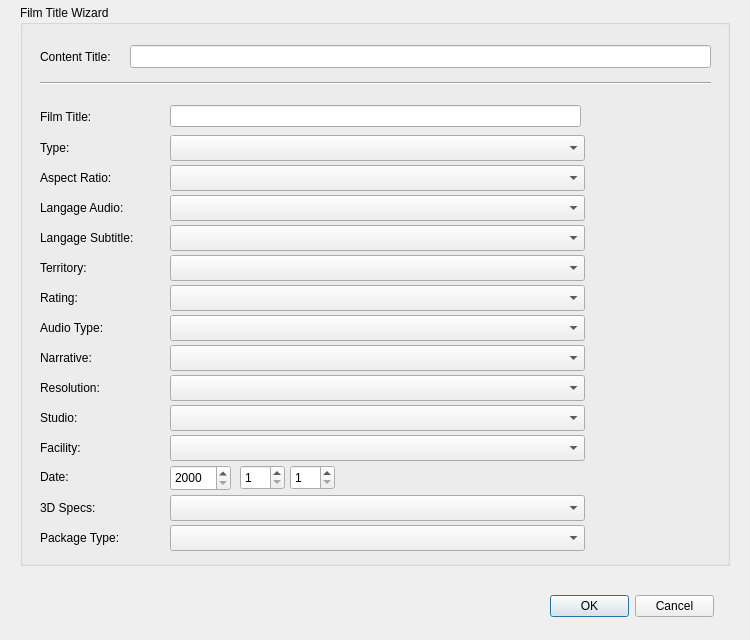
<?xml version="1.0" encoding="UTF-8"?>
<ui version="4.0">
 <class>GenerateTitle</class>
 <widget class="QDialog" name="GenerateTitle">
  <property name="geometry">
   <rect>
    <x>0</x>
    <y>0</y>
    <width>750</width>
    <height>640</height>
   </rect>
  </property>
  <property name="windowTitle">
   <string>Dialog</string>
  </property>
  <widget class="QGroupBox" name="groupBox">
   <property name="geometry">
    <rect>
     <x>20</x>
     <y>5</y>
     <width>710</width>
     <height>561</height>
    </rect>
   </property>
   <property name="title">
    <string>Film Title Wizard</string>
   </property>
   <widget class="QLabel" name="contentLabel">
    <property name="geometry">
     <rect>
      <x>20</x>
      <y>40</y>
      <width>91</width>
      <height>23</height>
     </rect>
    </property>
    <property name="text">
     <string>Content Title:</string>
    </property>
   </widget>
   <widget class="QLineEdit" name="contentEdit">
    <property name="geometry">
     <rect>
      <x>110</x>
      <y>40</y>
      <width>581</width>
      <height>23</height>
     </rect>
    </property>
    <property name="font">
     <font>
      <family>Courier</family>
     </font>
    </property>
    <property name="text">
     <string/>
    </property>
    <property name="maxLength">
     <number>80</number>
    </property>
    <property name="readOnly">
     <bool>true</bool>
    </property>
   </widget>
   <widget class="QLabel" name="aspectLabel">
    <property name="geometry">
     <rect>
      <x>20</x>
      <y>160</y>
      <width>91</width>
      <height>26</height>
     </rect>
    </property>
    <property name="text">
     <string>Aspect Ratio:</string>
    </property>
   </widget>
   <widget class="QComboBox" name="aspectComboBox">
    <property name="geometry">
     <rect>
      <x>150</x>
      <y>160</y>
      <width>415</width>
      <height>26</height>
     </rect>
    </property>
    <property name="font">
     <font>
      <family>Courier</family>
     </font>
    </property>
    <item>
     <property name="text">
      <string/>
     </property>
    </item>
   </widget>
   <widget class="QLabel" name="filmLabel">
    <property name="geometry">
     <rect>
      <x>20</x>
      <y>100</y>
      <width>62</width>
      <height>23</height>
     </rect>
    </property>
    <property name="text">
     <string>Film Title:</string>
    </property>
   </widget>
   <widget class="QLabel" name="ratingLabel">
    <property name="geometry">
     <rect>
      <x>20</x>
      <y>280</y>
      <width>62</width>
      <height>26</height>
     </rect>
    </property>
    <property name="text">
     <string>Rating:</string>
    </property>
   </widget>
   <widget class="QComboBox" name="ratingComboBox">
    <property name="geometry">
     <rect>
      <x>150</x>
      <y>280</y>
      <width>415</width>
      <height>26</height>
     </rect>
    </property>
    <property name="font">
     <font>
      <family>Courier</family>
     </font>
    </property>
    <property name="acceptDrops">
     <bool>false</bool>
    </property>
    <property name="maxVisibleItems">
     <number>10</number>
    </property>
    <property name="sizeAdjustPolicy">
     <enum>QComboBox::AdjustToContentsOnFirstShow</enum>
    </property>
    <property name="frame">
     <bool>true</bool>
    </property>
    <item>
     <property name="text">
      <string/>
     </property>
    </item>
   </widget>
   <widget class="QLabel" name="resolutionLabel">
    <property name="geometry">
     <rect>
      <x>20</x>
      <y>370</y>
      <width>81</width>
      <height>26</height>
     </rect>
    </property>
    <property name="text">
     <string>Resolution:</string>
    </property>
   </widget>
   <widget class="QComboBox" name="resolutionComboBox">
    <property name="geometry">
     <rect>
      <x>150</x>
      <y>370</y>
      <width>415</width>
      <height>26</height>
     </rect>
    </property>
    <property name="font">
     <font>
      <family>Courier</family>
     </font>
    </property>
    <item>
     <property name="text">
      <string/>
     </property>
    </item>
   </widget>
   <widget class="QLabel" name="steroscopicLabel">
    <property name="geometry">
     <rect>
      <x>20</x>
      <y>490</y>
      <width>81</width>
      <height>26</height>
     </rect>
    </property>
    <property name="text">
     <string>3D Specs:</string>
    </property>
   </widget>
   <widget class="QComboBox" name="stereoscopicComboBox">
    <property name="geometry">
     <rect>
      <x>150</x>
      <y>490</y>
      <width>415</width>
      <height>26</height>
     </rect>
    </property>
    <property name="font">
     <font>
      <family>Courier</family>
     </font>
    </property>
    <item>
     <property name="text">
      <string/>
     </property>
    </item>
   </widget>
   <widget class="QLabel" name="typeLabel">
    <property name="geometry">
     <rect>
      <x>20</x>
      <y>130</y>
      <width>62</width>
      <height>26</height>
     </rect>
    </property>
    <property name="text">
     <string>Type:</string>
    </property>
   </widget>
   <widget class="QComboBox" name="typeComboBox">
    <property name="geometry">
     <rect>
      <x>150</x>
      <y>130</y>
      <width>415</width>
      <height>26</height>
     </rect>
    </property>
    <property name="font">
     <font>
      <family>Courier</family>
     </font>
    </property>
    <property name="frame">
     <bool>true</bool>
    </property>
    <item>
     <property name="text">
      <string/>
     </property>
    </item>
   </widget>
   <widget class="QLineEdit" name="filmEdit">
    <property name="geometry">
     <rect>
      <x>150</x>
      <y>100</y>
      <width>411</width>
      <height>22</height>
     </rect>
    </property>
    <property name="font">
     <font>
      <family>Courier</family>
     </font>
    </property>
    <property name="maxLength">
     <number>14</number>
    </property>
   </widget>
   <widget class="QLabel" name="languageAudioLabel">
    <property name="geometry">
     <rect>
      <x>20</x>
      <y>190</y>
      <width>111</width>
      <height>26</height>
     </rect>
    </property>
    <property name="text">
     <string>Langage Audio:</string>
    </property>
   </widget>
   <widget class="QComboBox" name="languageAudioComboBox">
    <property name="geometry">
     <rect>
      <x>150</x>
      <y>190</y>
      <width>415</width>
      <height>26</height>
     </rect>
    </property>
    <property name="font">
     <font>
      <family>Courier</family>
     </font>
    </property>
    <item>
     <property name="text">
      <string/>
     </property>
    </item>
   </widget>
   <widget class="QLabel" name="languageSubtitleLabel">
    <property name="geometry">
     <rect>
      <x>20</x>
      <y>220</y>
      <width>111</width>
      <height>26</height>
     </rect>
    </property>
    <property name="text">
     <string>Langage Subtitle:</string>
    </property>
   </widget>
   <widget class="QComboBox" name="languageSubtitleComboBox">
    <property name="geometry">
     <rect>
      <x>150</x>
      <y>220</y>
      <width>415</width>
      <height>26</height>
     </rect>
    </property>
    <property name="font">
     <font>
      <family>Courier</family>
     </font>
    </property>
    <item>
     <property name="text">
      <string/>
     </property>
    </item>
    <item>
     <property name="text">
      <string>XX    No Subtitle</string>
     </property>
    </item>
   </widget>
   <widget class="QComboBox" name="territoryComboBox">
    <property name="geometry">
     <rect>
      <x>150</x>
      <y>250</y>
      <width>415</width>
      <height>26</height>
     </rect>
    </property>
    <property name="font">
     <font>
      <family>Courier</family>
     </font>
    </property>
    <item>
     <property name="text">
      <string/>
     </property>
    </item>
   </widget>
   <widget class="QLabel" name="territoryLabel">
    <property name="geometry">
     <rect>
      <x>20</x>
      <y>250</y>
      <width>71</width>
      <height>26</height>
     </rect>
    </property>
    <property name="text">
     <string>Territory:</string>
    </property>
   </widget>
   <widget class="QComboBox" name="audioComboBox">
    <property name="geometry">
     <rect>
      <x>150</x>
      <y>310</y>
      <width>415</width>
      <height>26</height>
     </rect>
    </property>
    <property name="font">
     <font>
      <family>Courier</family>
     </font>
    </property>
    <item>
     <property name="text">
      <string/>
     </property>
    </item>
   </widget>
   <widget class="QLabel" name="audioLabel">
    <property name="geometry">
     <rect>
      <x>20</x>
      <y>310</y>
      <width>81</width>
      <height>26</height>
     </rect>
    </property>
    <property name="text">
     <string>Audio Type:</string>
    </property>
   </widget>
   <widget class="QLabel" name="narrativeLabel">
    <property name="geometry">
     <rect>
      <x>20</x>
      <y>340</y>
      <width>71</width>
      <height>26</height>
     </rect>
    </property>
    <property name="text">
     <string>Narrative:</string>
    </property>
   </widget>
   <widget class="QComboBox" name="narrativeComboBox">
    <property name="geometry">
     <rect>
      <x>150</x>
      <y>340</y>
      <width>415</width>
      <height>26</height>
     </rect>
    </property>
    <property name="font">
     <font>
      <family>Courier</family>
     </font>
    </property>
    <property name="maxVisibleItems">
     <number>10</number>
    </property>
    <property name="frame">
     <bool>true</bool>
    </property>
    <item>
     <property name="text">
      <string/>
     </property>
    </item>
   </widget>
   <widget class="QLabel" name="studioLabel">
    <property name="geometry">
     <rect>
      <x>20</x>
      <y>400</y>
      <width>81</width>
      <height>26</height>
     </rect>
    </property>
    <property name="text">
     <string>Studio:</string>
    </property>
   </widget>
   <widget class="QComboBox" name="studioComboBox">
    <property name="geometry">
     <rect>
      <x>150</x>
      <y>400</y>
      <width>415</width>
      <height>26</height>
     </rect>
    </property>
    <property name="font">
     <font>
      <family>Courier</family>
     </font>
    </property>
    <item>
     <property name="text">
      <string/>
     </property>
    </item>
   </widget>
   <widget class="QLabel" name="dateLabel">
    <property name="geometry">
     <rect>
      <x>20</x>
      <y>460</y>
      <width>62</width>
      <height>23</height>
     </rect>
    </property>
    <property name="text">
     <string>Date:</string>
    </property>
   </widget>
   <widget class="QLabel" name="packageLabel">
    <property name="geometry">
     <rect>
      <x>20</x>
      <y>520</y>
      <width>111</width>
      <height>26</height>
     </rect>
    </property>
    <property name="text">
     <string>Package Type:</string>
    </property>
   </widget>
   <widget class="QComboBox" name="packageComboBox">
    <property name="geometry">
     <rect>
      <x>150</x>
      <y>520</y>
      <width>415</width>
      <height>26</height>
     </rect>
    </property>
    <property name="font">
     <font>
      <family>Courier</family>
     </font>
    </property>
    <item>
     <property name="text">
      <string/>
     </property>
    </item>
   </widget>
   <widget class="QSpinBox" name="dateYearSB">
    <property name="geometry">
     <rect>
      <x>150</x>
      <y>460</y>
      <width>61</width>
      <height>26</height>
     </rect>
    </property>
    <property name="minimum">
     <number>2000</number>
    </property>
    <property name="maximum">
     <number>2999</number>
    </property>
   </widget>
   <widget class="QSpinBox" name="dateMonthSB">
    <property name="geometry">
     <rect>
      <x>220</x>
      <y>460</y>
      <width>45</width>
      <height>25</height>
     </rect>
    </property>
    <property name="minimum">
     <number>1</number>
    </property>
    <property name="maximum">
     <number>12</number>
    </property>
   </widget>
   <widget class="QSpinBox" name="dateDaySB">
    <property name="geometry">
     <rect>
      <x>270</x>
      <y>460</y>
      <width>45</width>
      <height>25</height>
     </rect>
    </property>
    <property name="minimum">
     <number>1</number>
    </property>
    <property name="maximum">
     <number>31</number>
    </property>
   </widget>
   <widget class="Line" name="line">
    <property name="geometry">
     <rect>
      <x>20</x>
      <y>70</y>
      <width>671</width>
      <height>16</height>
     </rect>
    </property>
    <property name="orientation">
     <enum>Qt::Horizontal</enum>
    </property>
   </widget>
   <widget class="QComboBox" name="facilityComboBox">
    <property name="geometry">
     <rect>
      <x>150</x>
      <y>430</y>
      <width>415</width>
      <height>26</height>
     </rect>
    </property>
    <property name="font">
     <font>
      <family>Courier</family>
     </font>
    </property>
    <item>
     <property name="text">
      <string/>
     </property>
    </item>
   </widget>
   <widget class="QLabel" name="studioLabel_2">
    <property name="geometry">
     <rect>
      <x>20</x>
      <y>430</y>
      <width>81</width>
      <height>26</height>
     </rect>
    </property>
    <property name="text">
     <string>Facility:</string>
    </property>
   </widget>
  </widget>
  <widget class="QDialogButtonBox" name="buttonBox">
   <property name="geometry">
    <rect>
     <x>550</x>
     <y>590</y>
     <width>164</width>
     <height>32</height>
    </rect>
   </property>
   <property name="standardButtons">
    <set>QDialogButtonBox::Cancel|QDialogButtonBox::Ok</set>
   </property>
   <property name="centerButtons">
    <bool>false</bool>
   </property>
  </widget>
 </widget>
 <resources/>
 <connections>
  <connection>
   <sender>buttonBox</sender>
   <signal>accepted()</signal>
   <receiver>GenerateTitle</receiver>
   <slot>accept()</slot>
   <hints>
    <hint type="sourcelabel">
     <x>631</x>
     <y>605</y>
    </hint>
    <hint type="destinationlabel">
     <x>374</x>
     <y>319</y>
    </hint>
   </hints>
  </connection>
  <connection>
   <sender>buttonBox</sender>
   <signal>rejected()</signal>
   <receiver>GenerateTitle</receiver>
   <slot>reject()</slot>
   <hints>
    <hint type="sourcelabel">
     <x>631</x>
     <y>605</y>
    </hint>
    <hint type="destinationlabel">
     <x>374</x>
     <y>319</y>
    </hint>
   </hints>
  </connection>
 </connections>
</ui>
